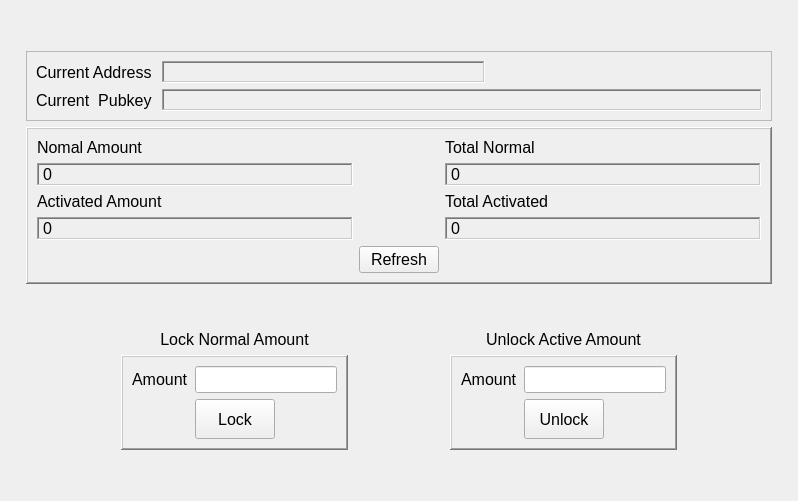
          <widget class="QWidget" name="wallet_tab">
           <property name="font">
            <font>
             <pointsize>12</pointsize>
            </font>
           </property>
           <attribute name="title">
            <string>Wallet</string>
           </attribute>
           <layout class="QGridLayout" name="gridLayout_33">
            <item row="2" column="1">
             <widget class="QFrame" name="addressamount_info_frame">
              <property name="minimumSize">
               <size>
                <width>0</width>
                <height>0</height>
               </size>
              </property>
              <property name="frameShape">
               <enum>QFrame::WinPanel</enum>
              </property>
              <property name="frameShadow">
               <enum>QFrame::Raised</enum>
              </property>
              <layout class="QGridLayout" name="gridLayout_36">
               <item row="3" column="2">
                <widget class="QLabel" name="label_17">
                 <property name="frameShape">
                  <enum>QFrame::WinPanel</enum>
                 </property>
                 <property name="frameShadow">
                  <enum>QFrame::Sunken</enum>
                 </property>
                 <property name="text">
                  <string>0</string>
                 </property>
                </widget>
               </item>
               <item row="5" column="0">
                <widget class="QLabel" name="activatedamount_value">
                 <property name="frameShape">
                  <enum>QFrame::WinPanel</enum>
                 </property>
                 <property name="frameShadow">
                  <enum>QFrame::Sunken</enum>
                 </property>
                 <property name="text">
                  <string>0</string>
                 </property>
                 <property name="textInteractionFlags">
                  <set>Qt::LinksAccessibleByMouse|Qt::TextSelectableByMouse</set>
                 </property>
                </widget>
               </item>
               <item row="3" column="0">
                <widget class="QLabel" name="normalamount_value">
                 <property name="frameShape">
                  <enum>QFrame::WinPanel</enum>
                 </property>
                 <property name="frameShadow">
                  <enum>QFrame::Sunken</enum>
                 </property>
                 <property name="text">
                  <string>0</string>
                 </property>
                 <property name="textInteractionFlags">
                  <set>Qt::LinksAccessibleByMouse|Qt::TextSelectableByMouse</set>
                 </property>
                </widget>
               </item>
               <item row="6" column="2">
                <spacer name="horizontalSpacer_25">
                 <property name="orientation">
                  <enum>Qt::Horizontal</enum>
                 </property>
                 <property name="sizeHint" stdset="0">
                  <size>
                   <width>40</width>
                   <height>20</height>
                  </size>
                 </property>
                </spacer>
               </item>
               <item row="6" column="1">
                <widget class="QPushButton" name="addressamount_refresh_button">
                 <property name="text">
                  <string>Refresh</string>
                 </property>
                </widget>
               </item>
               <item row="6" column="0">
                <spacer name="horizontalSpacer_24">
                 <property name="orientation">
                  <enum>Qt::Horizontal</enum>
                 </property>
                 <property name="sizeHint" stdset="0">
                  <size>
                   <width>40</width>
                   <height>20</height>
                  </size>
                 </property>
                </spacer>
               </item>
               <item row="2" column="0">
                <widget class="QLabel" name="normalamount_label">
                 <property name="text">
                  <string>Nomal Amount</string>
                 </property>
                </widget>
               </item>
               <item row="4" column="0">
                <widget class="QLabel" name="activatedamount_label">
                 <property name="text">
                  <string>Activated Amount</string>
                 </property>
                </widget>
               </item>
               <item row="2" column="2">
                <widget class="QLabel" name="label">
                 <property name="text">
                  <string>Total Normal</string>
                 </property>
                </widget>
               </item>
               <item row="5" column="2">
                <widget class="QLabel" name="label_19">
                 <property name="frameShape">
                  <enum>QFrame::WinPanel</enum>
                 </property>
                 <property name="frameShadow">
                  <enum>QFrame::Sunken</enum>
                 </property>
                 <property name="text">
                  <string>0</string>
                 </property>
                </widget>
               </item>
               <item row="4" column="2">
                <widget class="QLabel" name="label_18">
                 <property name="text">
                  <string>Total Activated</string>
                 </property>
                </widget>
               </item>
              </layout>
             </widget>
            </item>
            <item row="1" column="2" rowspan="5">
             <spacer name="horizontalSpacer_16">
              <property name="orientation">
               <enum>Qt::Horizontal</enum>
              </property>
              <property name="sizeHint" stdset="0">
               <size>
                <width>15</width>
                <height>20</height>
               </size>
              </property>
             </spacer>
            </item>
            <item row="1" column="0" rowspan="5">
             <spacer name="horizontalSpacer_14">
              <property name="orientation">
               <enum>Qt::Horizontal</enum>
              </property>
              <property name="sizeHint" stdset="0">
               <size>
                <width>15</width>
                <height>20</height>
               </size>
              </property>
             </spacer>
            </item>
            <item row="3" column="1">
             <spacer name="verticalSpacer_8">
              <property name="orientation">
               <enum>Qt::Vertical</enum>
              </property>
              <property name="sizeHint" stdset="0">
               <size>
                <width>20</width>
                <height>40</height>
               </size>
              </property>
             </spacer>
            </item>
            <item row="0" column="1">
             <spacer name="verticalSpacer_9">
              <property name="orientation">
               <enum>Qt::Vertical</enum>
              </property>
              <property name="sizeHint" stdset="0">
               <size>
                <width>20</width>
                <height>40</height>
               </size>
              </property>
             </spacer>
            </item>
            <item row="5" column="1">
             <spacer name="verticalSpacer_7">
              <property name="orientation">
               <enum>Qt::Vertical</enum>
              </property>
              <property name="sizeHint" stdset="0">
               <size>
                <width>20</width>
                <height>40</height>
               </size>
              </property>
             </spacer>
            </item>
            <item row="4" column="1">
             <layout class="QGridLayout" name="activate_deactivate_Layout">
              <item row="1" column="3">
               <widget class="QFrame" name="unlock_activeamount_frame">
                <property name="frameShape">
                 <enum>QFrame::WinPanel</enum>
                </property>
                <property name="frameShadow">
                 <enum>QFrame::Raised</enum>
                </property>
                <layout class="QGridLayout" name="gridLayout_35">
                 <item row="0" column="2" colspan="2">
                  <widget class="QLineEdit" name="unlock_amount_value"/>
                 </item>
                 <item row="0" column="0" colspan="2">
                  <widget class="QLabel" name="unlock_amount_label">
                   <property name="text">
                    <string>Amount</string>
                   </property>
                   <property name="buddy">
                    <cstring>unlock_amount_value</cstring>
                   </property>
                  </widget>
                 </item>
                 <item row="1" column="0" colspan="2">
                  <spacer name="horizontalSpacer_21">
                   <property name="orientation">
                    <enum>Qt::Horizontal</enum>
                   </property>
                   <property name="sizeHint" stdset="0">
                    <size>
                     <width>40</width>
                     <height>20</height>
                    </size>
                   </property>
                  </spacer>
                 </item>
                 <item row="1" column="2">
                  <widget class="QPushButton" name="unlock_button">
                   <property name="minimumSize">
                    <size>
                     <width>60</width>
                     <height>40</height>
                    </size>
                   </property>
                   <property name="text">
                    <string>Unlock</string>
                   </property>
                  </widget>
                 </item>
                 <item row="1" column="3">
                  <spacer name="horizontalSpacer_22">
                   <property name="orientation">
                    <enum>Qt::Horizontal</enum>
                   </property>
                   <property name="sizeHint" stdset="0">
                    <size>
                     <width>40</width>
                     <height>20</height>
                    </size>
                   </property>
                  </spacer>
                 </item>
                </layout>
               </widget>
              </item>
              <item row="1" column="1">
               <widget class="QFrame" name="normalamount_activation_frame">
                <property name="frameShape">
                 <enum>QFrame::WinPanel</enum>
                </property>
                <property name="frameShadow">
                 <enum>QFrame::Raised</enum>
                </property>
                <layout class="QGridLayout" name="gridLayout_34">
                 <item row="0" column="1" colspan="2">
                  <widget class="QLineEdit" name="lock_amount_value"/>
                 </item>
                 <item row="0" column="0">
                  <widget class="QLabel" name="lock_amount_label">
                   <property name="text">
                    <string>Amount</string>
                   </property>
                   <property name="buddy">
                    <cstring>lock_amount_value</cstring>
                   </property>
                  </widget>
                 </item>
                 <item row="1" column="1">
                  <widget class="QPushButton" name="lock_button">
                   <property name="minimumSize">
                    <size>
                     <width>60</width>
                     <height>40</height>
                    </size>
                   </property>
                   <property name="text">
                    <string>Lock</string>
                   </property>
                  </widget>
                 </item>
                 <item row="1" column="0">
                  <spacer name="horizontalSpacer_19">
                   <property name="orientation">
                    <enum>Qt::Horizontal</enum>
                   </property>
                   <property name="sizeHint" stdset="0">
                    <size>
                     <width>40</width>
                     <height>20</height>
                    </size>
                   </property>
                  </spacer>
                 </item>
                 <item row="1" column="2">
                  <spacer name="horizontalSpacer_20">
                   <property name="orientation">
                    <enum>Qt::Horizontal</enum>
                   </property>
                   <property name="sizeHint" stdset="0">
                    <size>
                     <width>40</width>
                     <height>20</height>
                    </size>
                   </property>
                  </spacer>
                 </item>
                </layout>
               </widget>
              </item>
              <item row="0" column="3">
               <widget class="QLabel" name="unlock_activeamount_label">
                <property name="frameShape">
                 <enum>QFrame::NoFrame</enum>
                </property>
                <property name="frameShadow">
                 <enum>QFrame::Plain</enum>
                </property>
                <property name="text">
                 <string>Unlock Active Amount</string>
                </property>
                <property name="alignment">
                 <set>Qt::AlignCenter</set>
                </property>
               </widget>
              </item>
              <item row="0" column="1">
               <widget class="QLabel" name="lock_normal_amount_label">
                <property name="frameShape">
                 <enum>QFrame::NoFrame</enum>
                </property>
                <property name="frameShadow">
                 <enum>QFrame::Plain</enum>
                </property>
                <property name="text">
                 <string>Lock Normal Amount</string>
                </property>
                <property name="alignment">
                 <set>Qt::AlignCenter</set>
                </property>
               </widget>
              </item>
              <item row="0" column="0" rowspan="2">
               <spacer name="horizontalSpacer_18">
                <property name="orientation">
                 <enum>Qt::Horizontal</enum>
                </property>
                <property name="sizeHint" stdset="0">
                 <size>
                  <width>40</width>
                  <height>20</height>
                 </size>
                </property>
               </spacer>
              </item>
              <item row="0" column="4" rowspan="2">
               <spacer name="horizontalSpacer_47">
                <property name="orientation">
                 <enum>Qt::Horizontal</enum>
                </property>
                <property name="sizeHint" stdset="0">
                 <size>
                  <width>40</width>
                  <height>20</height>
                 </size>
                </property>
               </spacer>
              </item>
              <item row="0" column="2" rowspan="2">
               <spacer name="horizontalSpacer_12">
                <property name="orientation">
                 <enum>Qt::Horizontal</enum>
                </property>
                <property name="sizeHint" stdset="0">
                 <size>
                  <width>40</width>
                  <height>20</height>
                 </size>
                </property>
               </spacer>
              </item>
             </layout>
            </item>
            <item row="1" column="1">
             <widget class="QFrame" name="currentaddres_frame">
              <property name="frameShape">
               <enum>QFrame::StyledPanel</enum>
              </property>
              <property name="frameShadow">
               <enum>QFrame::Raised</enum>
              </property>
              <layout class="QGridLayout" name="gridLayout_37">
               <item row="1" column="0">
                <widget class="QLabel" name="currentpubkey_label">
                 <property name="text">
                  <string>Current  Pubkey</string>
                 </property>
                </widget>
               </item>
               <item row="1" column="1" colspan="2">
                <widget class="QLabel" name="current_pubkey_value">
                 <property name="minimumSize">
                  <size>
                   <width>600</width>
                   <height>0</height>
                  </size>
                 </property>
                 <property name="frameShape">
                  <enum>QFrame::WinPanel</enum>
                 </property>
                 <property name="frameShadow">
                  <enum>QFrame::Sunken</enum>
                 </property>
                 <property name="text">
                  <string/>
                 </property>
                 <property name="textInteractionFlags">
                  <set>Qt::LinksAccessibleByMouse|Qt::TextSelectableByMouse</set>
                 </property>
                </widget>
               </item>
               <item row="0" column="0">
                <widget class="QLabel" name="currentaddress_label">
                 <property name="text">
                  <string>Current Address </string>
                 </property>
                </widget>
               </item>
               <item row="0" column="1">
                <widget class="QLabel" name="currentaddress_value">
                 <property name="minimumSize">
                  <size>
                   <width>323</width>
                   <height>0</height>
                  </size>
                 </property>
                 <property name="frameShape">
                  <enum>QFrame::WinPanel</enum>
                 </property>
                 <property name="frameShadow">
                  <enum>QFrame::Sunken</enum>
                 </property>
                 <property name="text">
                  <string/>
                 </property>
                 <property name="textInteractionFlags">
                  <set>Qt::LinksAccessibleByMouse|Qt::TextSelectableByMouse</set>
                 </property>
                </widget>
               </item>
               <item row="0" column="2">
                <spacer name="horizontalSpacer_13">
                 <property name="orientation">
                  <enum>Qt::Horizontal</enum>
                 </property>
                 <property name="sizeHint" stdset="0">
                  <size>
                   <width>40</width>
                   <height>20</height>
                  </size>
                 </property>
                </spacer>
               </item>
              </layout>
             </widget>
            </item>
           </layout>
          </widget>
